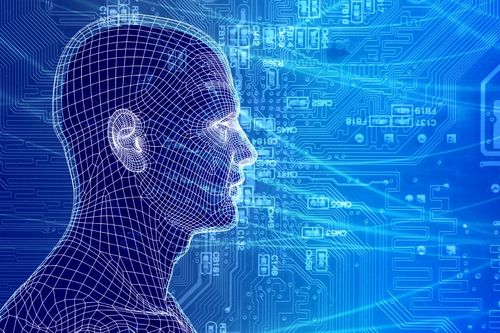
#> input picture image.jpg, 500 x 333 px
$ python edge_detect.py
#> lines starting #> are read from the running program, lines starting #| are printed output that depends on the picture
import cv2

img = cv2.imread("image.jpg")
#> img is the input picture: shape (333, 500, 3); mean B, G, R 186.4, 102.4, 33

edge = cv2.Canny(img, 0, 67)
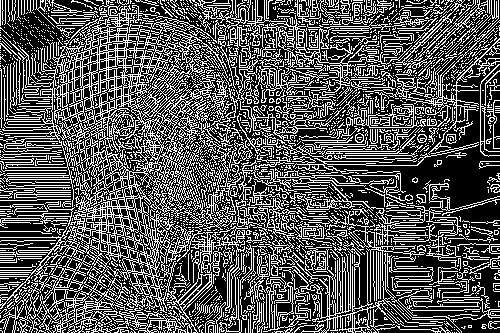
#> edge: shape (333, 500); 34.1% white in thin lines or dots

cv2.imshow("edges img", edge)
cv2.imshow("original img", img)
cv2.waitKey(0)
cv2.destroyAllWindows()
